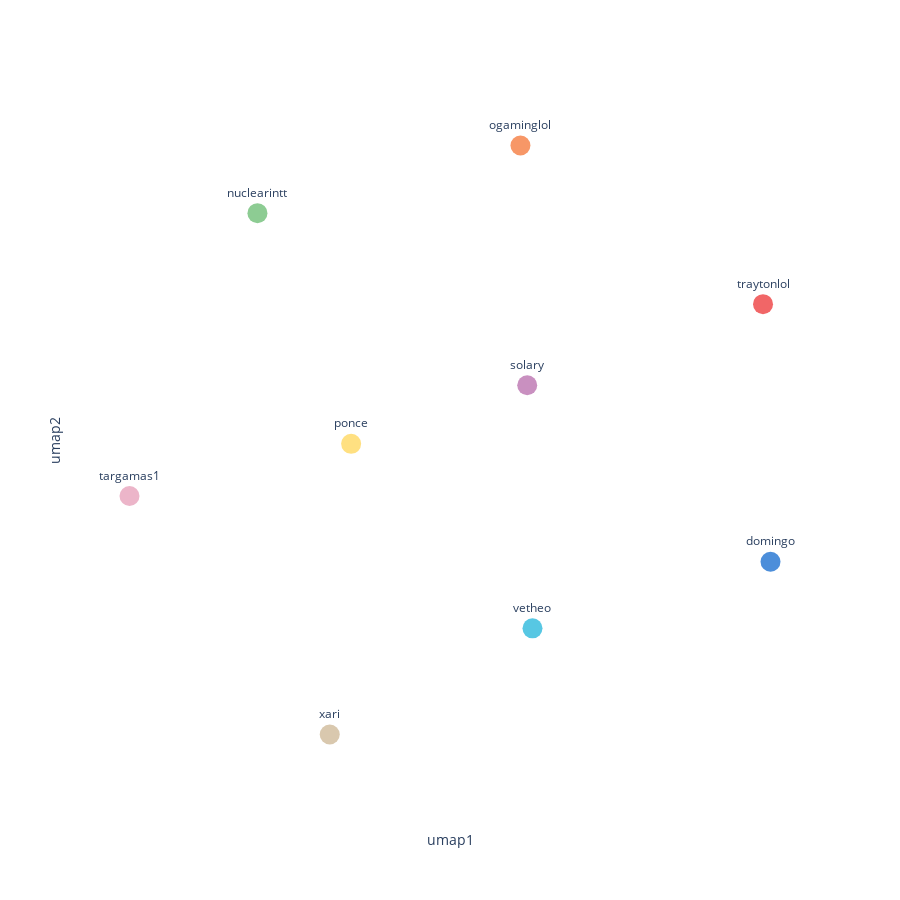

Notebook cell for this chart:
### Code cell
v4_df = visualize_embedding(embeddingDimension=8, iterationWeights=[0, 0, 0, 0, 0, 0, 0, 0, 0, 0, 0, 0, 0, 0, 0, 0, 0, 0, 0, 0, 0, 1, 1], relationshipWeightProperty="similarity", randomSeed=24)

### Figure 1 — Plotly figure (JSON) as saved in the notebook; plotly's stock layout.template omitted (floating-point values rounded to 4 significant figures)
{"data": [{"hovertemplate": "<b>%{hovertext}</b><br><br>umap1=%{x}<br>umap2=%{y}<br>name=%{text}<extra></extra>", "hovertext": ["solary"], "legendgroup": "", "marker": {"color": "#C990C0", "size": 20, "symbol": "circle"}, "mode": "markers+text", "name": "", "orientation": "v", "showlegend": false, "text": ["solary"], "textposition": "top center", "type": "scatter", "x": [-2.267], "xaxis": "x", "y": [-12.22], "yaxis": "y"}, {"hovertemplate": "<b>%{hovertext}</b><br><br>umap1=%{x}<br>umap2=%{y}<br>name=%{text}<extra></extra>", "hovertext": ["traytonlol"], "legendgroup": "", "marker": {"color": "#F16667", "size": 20, "symbol": "circle"}, "mode": "markers+text", "name": "", "orientation": "v", "showlegend": false, "text": ["traytonlol"], "textposition": "top center", "type": "scatter", "x": [-1.437], "xaxis": "x", "y": [-11.94], "yaxis": "y"}, {"hovertemplate": "<b>%{hovertext}</b><br><br>umap1=%{x}<br>umap2=%{y}<br>name=%{text}<extra></extra>", "hovertext": ["ogaminglol"], "legendgroup": "", "marker": {"color": "#F79767", "size": 20, "symbol": "circle"}, "mode": "markers+text", "name": "", "orientation": "v", "showlegend": false, "text": ["ogaminglol"], "textposition": "top center", "type": "scatter", "x": [-2.29], "xaxis": "x", "y": [-11.38], "yaxis": "y"}, {"hovertemplate": "<b>%{hovertext}</b><br><br>umap1=%{x}<br>umap2=%{y}<br>name=%{text}<extra></extra>", "hovertext": ["vetheo"], "legendgroup": "", "marker": {"color": "#57C7E3", "size": 20, "symbol": "circle"}, "mode": "markers+text", "name": "", "orientation": "v", "showlegend": false, "text": ["vetheo"], "textposition": "top center", "type": "scatter", "x": [-2.248], "xaxis": "x", "y": [-13.08], "yaxis": "y"}, {"hovertemplate": "<b>%{hovertext}</b><br><br>umap1=%{x}<br>umap2=%{y}<br>name=%{text}<extra></extra>", "hovertext": ["targamas1"], "legendgroup": "", "marker": {"color": "#ECB5C9", "size": 20, "symbol": "circle"}, "mode": "markers+text", "name": "", "orientation": "v", "showlegend": false, "text": ["targamas1"], "textposition": "top center", "type": "scatter", "x": [-3.666], "xaxis": "x", "y": [-12.61], "yaxis": "y"}, {"hovertemplate": "<b>%{hovertext}</b><br><br>umap1=%{x}<br>umap2=%{y}<br>name=%{text}<extra></extra>", "hovertext": ["ponce"], "legendgroup": "", "marker": {"color": "#FFE081", "size": 20, "symbol": "circle"}, "mode": "markers+text", "name": "", "orientation": "v", "showlegend": false, "text": ["ponce"], "textposition": "top center", "type": "scatter", "x": [-2.886], "xaxis": "x", "y": [-12.43], "yaxis": "y"}, {"hovertemplate": "<b>%{hovertext}</b><br><br>umap1=%{x}<br>umap2=%{y}<br>name=%{text}<extra></extra>", "hovertext": ["domingo"], "legendgroup": "", "marker": {"color": "#4C8EDA", "size": 20, "symbol": "circle"}, "mode": "markers+text", "name": "", "orientation": "v", "showlegend": false, "text": ["domingo"], "textposition": "top center", "type": "scatter", "x": [-1.41], "xaxis": "x", "y": [-12.85], "yaxis": "y"}, {"hovertemplate": "<b>%{hovertext}</b><br><br>umap1=%{x}<br>umap2=%{y}<br>name=%{text}<extra></extra>", "hovertext": ["xari"], "legendgroup": "", "marker": {"color": "#D9C8AE", "size": 20, "symbol": "circle"}, "mode": "markers+text", "name": "", "orientation": "v", "showlegend": false, "text": ["xari"], "textposition": "top center", "type": "scatter", "x": [-2.962], "xaxis": "x", "y": [-13.45], "yaxis": "y"}, {"hovertemplate": "<b>%{hovertext}</b><br><br>umap1=%{x}<br>umap2=%{y}<br>name=%{text}<extra></extra>", "hovertext": ["nuclearintt"], "legendgroup": "", "marker": {"color": "#8DCC93", "size": 20, "symbol": "circle"}, "mode": "markers+text", "name": "", "orientation": "v", "showlegend": false, "text": ["nuclearintt"], "textposition": "top center", "type": "scatter", "x": [-3.216], "xaxis": "x", "y": [-11.62], "yaxis": "y"}], "layout": {"height": 900, "legend": {"tracegroupgap": 0}, "margin": {"t": 60}, "paper_bgcolor": "white", "plot_bgcolor": "white", "width": 900, "xaxis": {"anchor": "y", "domain": [0, 1], "showticklabels": false, "title": {"text": "umap1"}}, "yaxis": {"anchor": "x", "domain": [0, 1], "scaleanchor": "x", "scaleratio": 1, "showticklabels": false, "title": {"text": "umap2"}}}}
